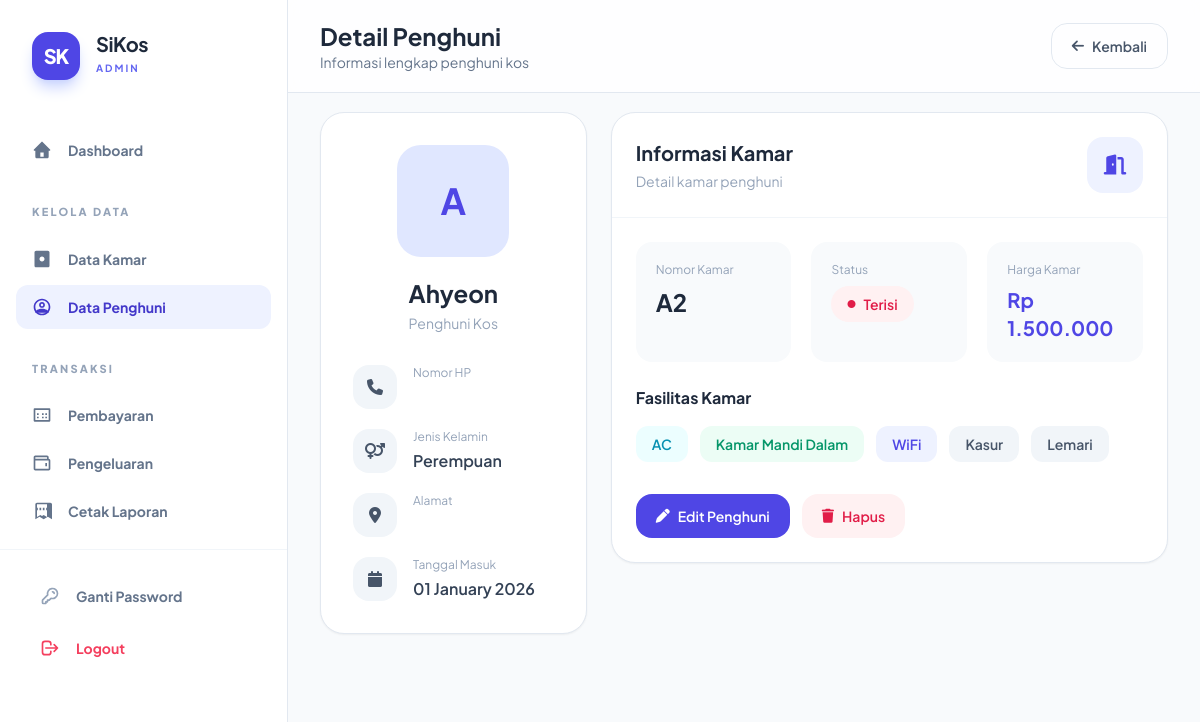
Page /modules/penghuni/detail.php?id=2 (signed in) on the committed database.
### tables this page shows
CREATE TABLE `penghuni` (
  `id_penghuni` int NOT NULL,
  `id_kamar` int DEFAULT NULL,
  `nama_penghuni` varchar(100) DEFAULT NULL,
  `jenis_kelamin` enum('Laki-laki','Perempuan') DEFAULT NULL,
  `no_hp` varchar(20) DEFAULT NULL,
  `alamat` text,
  `tgl_masuk` date DEFAULT NULL
);

CREATE TABLE `kamar` (
  `id_kamar` int NOT NULL,
  `nomor_kamar` varchar(10) DEFAULT NULL,
  `lantai` int DEFAULT NULL,
  `harga_kamar` decimal(15,2) DEFAULT NULL,
  `status_kamar` enum('Kosong','Terisi','Penuh') DEFAULT 'Kosong',
  `tipe_kamar_mandi` enum('Dalam','Luar') DEFAULT NULL
);

### modules/penghuni/detail.php (the view, shortened to what this page needs)
<?php
require_once '../../config/db.php';
$id = $_GET['id'];
$query = mysqli_query($conn,"
    SELECT
        penghuni.*,
        kamar.nomor_kamar,
        kamar.harga_kamar,
        kamar.status_kamar
    FROM penghuni
    LEFT JOIN kamar
        ON penghuni.id_kamar = kamar.id_kamar
    WHERE penghuni.id_penghuni = '$id'
");
$data = mysqli_fetch_assoc($query);
$fasilitas = [];
$nomor = $data['nomor_kamar'];
if(
    preg_match('/A([1-9]|10)$/', $nomor) ||
    preg_match('/B([1-9]|10)$/', $nomor)
){
    $fasilitas = [
        'AC',
        'Kamar Mandi Dalam',
        'WiFi',
        'Kasur',
        'Lemari'
    ];
}
include '../../includes/header.php';
?>
<?php include '../../includes/sidebar.php'; ?>
<div class="ml-72 min-h-screen bg-slate-50">
<div class="fixed top-0 left-72 right-0 bg-white/80 backdrop-blur border-b border-slate-200 px-8 py-5 z-40">
    <div class="flex justify-between items-center">
        <div>
            <h1 class="text-2xl font-bold text-slate-800">
                Detail Penghuni
            </h1>
            <p class="text-sm text-slate-500">
                Informasi lengkap penghuni kos
            </p>
        </div>
        <a href="index.php"
           class="px-5 py-3 rounded-2xl border border-slate-200 text-slate-600 hover:bg-slate-100 transition font-semibold text-sm flex items-center gap-2">
            <i class="fa-solid fa-arrow-left"></i>
            Kembali
        </a>
    </div>
</div>
<main class="pt-28 px-8 pb-10">
<div class="grid grid-cols-1 lg:grid-cols-3 gap-6">
    <div class="lg:col-span-1">
        <div class="bg-white rounded-3xl border border-slate-200 shadow-sm p-8">
            <div class="flex flex-col items-center text-center">
                <div class="w-28 h-28 rounded-3xl bg-indigo-100 text-indigo-600 flex items-center justify-center text-4xl font-bold">
                    <?= strtoupper(substr($data['nama_penghuni'],0,1)); ?>
                </div>
                <h2 class="text-2xl font-bold text-slate-800 mt-5">
                    <?= $data['nama_penghuni'] ?>
                </h2>
                <p class="text-slate-400 text-sm mt-1">
                    Penghuni Kos
                </p>
            </div>
            <div class="mt-8 space-y-5">
                <div class="flex items-start gap-4">
                    <div class="w-11 h-11 rounded-2xl bg-slate-100 text-slate-600 flex items-center justify-center">
                        <i class="fa-solid fa-phone"></i>
                    </div>
                    <div>
                        <p class="text-xs text-slate-400">
                            Nomor HP
                        </p>
                    </div>
                </div>
                <div class="flex items-start gap-4">
                    <div class="w-11 h-11 rounded-2xl bg-slate-100 text-slate-600 flex items-center justify-center">
                        <i class="fa-solid fa-venus-mars"></i>
                    </div>
                    <div>
                        <p class="text-xs text-slate-400">
                            Jenis Kelamin
                        </p>
                        <h3 class="font-semibold text-slate-700 mt-1">
                            <?= $data['jenis_kelamin'] ?>
                        </h3>
                    </div>
                </div>
                <div class="flex items-start gap-4">
                    <div class="w-11 h-11 rounded-2xl bg-slate-100 text-slate-600 flex items-center justify-center">
                        <i class="fa-solid fa-location-dot"></i>
                    </div>
                    <div>
                        <p class="text-xs text-slate-400">
                            Alamat
                        </p>
                    </div>
                </div>
                <div class="flex items-start gap-4">
                    <div class="w-11 h-11 rounded-2xl bg-slate-100 text-slate-600 flex items-center justify-center">
                        <i class="fa-solid fa-calendar"></i>
                    </div>
                    <div>
                        <p class="text-xs text-slate-400">
                            Tanggal Masuk
                        </p>
                        <h3 class="font-semibold text-slate-700 mt-1">
                            <?php
                            if(!empty($data['tgl_masuk'])){
                              echo date('d F Y', strtotime($data['tgl_masuk']));
                              }else{
                                echo '-';
                                }
                                ?>
                        </h3>
                    </div>
                </div>
            </div>
        </div>
    </div>
    <div class="lg:col-span-2">
        <div class="bg-white rounded-3xl border border-slate-200 shadow-sm overflow-hidden">
            <div class="p-6 border-b border-slate-100 flex items-center justify-between">
                <div>
                    <h2 class="text-xl font-bold text-slate-800">
                        Informasi Kamar
                    </h2>
                    <p class="text-sm text-slate-400 mt-1">
                        Detail kamar penghuni
                    </p>
                </div>
                <div class="w-14 h-14 rounded-2xl bg-indigo-50 text-indigo-600 flex items-center justify-center">
                    <i class="fa-solid fa-door-open text-xl"></i>
                </div>
            </div>
            <div class="p-6">
                <div class="grid grid-cols-1 md:grid-cols-3 gap-5 mb-6">
                    <div class="bg-slate-50 rounded-2xl p-5">
                        <p class="text-xs text-slate-400 mb-2">
                            Nomor Kamar
                        </p>
                        <h3 class="text-2xl font-bold text-slate-800">
                            <?= $data['nomor_kamar'] ?>
                        </h3>
                    </div>
                    <div class="bg-slate-50 rounded-2xl p-5">
                        <p class="text-xs text-slate-400 mb-2">
                            Status
                        </p>
                        <?php if($data['status_kamar']=='Terisi'){ ?>
                            <span class="px-4 py-2 rounded-full bg-rose-50 text-rose-600 text-sm font-semibold inline-flex items-center gap-2">
                                <i class="fa-solid fa-circle text-[8px]"></i>
                                Terisi
                            </span>
                        <?php } ?>
                    </div>
                    <div class="bg-slate-50 rounded-2xl p-5">
                        <p class="text-xs text-slate-400 mb-2">
                            Harga Kamar
                        </p>
                        <h3 class="text-xl font-bold text-indigo-600">
                            Rp <?= number_format($data['harga_kamar'],0,',','.') ?>
                        </h3>
                    </div>
                </div>
                <div>
                    <h3 class="font-bold text-slate-800 mb-4">
                        Fasilitas Kamar
                    </h3>
                    <div class="flex flex-wrap gap-3">
                        <?php foreach($fasilitas as $f) { ?>
                            <?php
                                $color = 'bg-slate-100 text-slate-600';
                                if($f == 'AC'){
                                    $color = 'bg-cyan-50 text-cyan-600';
                                }
                                if($f == 'WiFi'){
                                    $color = 'bg-indigo-50 text-indigo-600';
                                }
                                if($f == 'Kamar Mandi Dalam'){
                                    $color = 'bg-emerald-50 text-emerald-600';
                                }
                            ?>
                            <span class="px-4 py-2 rounded-xl text-sm font-semibold <?= $color ?>">
                                <?= $f ?>
                            </span>
                        <?php } ?>
                    </div>
                </div>
                <div class="mt-8 flex gap-3">
                    <a href="edit.php?id=<?= $data['id_penghuni'] ?>"
                       class="px-5 py-3 rounded-2xl bg-indigo-600 hover:bg-indigo-700 transition text-white font-semibold text-sm flex items-center gap-2">
                        <i class="fa-solid fa-pen"></i>
                        Edit Penghuni
                    </a>
                    <a href="hapus.php?id=<?= $data['id_penghuni'] ?>"
                       onclick="return confirm('Hapus penghuni ini?')"
                       class="px-5 py-3 rounded-2xl bg-rose-50 hover:bg-rose-100 transition text-rose-600 font-semibold text-sm flex items-center gap-2">
                        <i class="fa-solid fa-trash"></i>
                        Hapus
                    </a>
                </div>
            </div>
        </div>
    </div>
</div>
</main>
</div>
<?php include '../../includes/footer.php'; ?>

### includes/header.php (style rules this page uses)
body { font-family: 'Plus Jakarta Sans', sans-serif; }

### rows in the picture
penghuni: nama_penghuni "A", nama_penghuni "Ahyeon", jenis_kelamin "Perempuan", tgl_masuk "01 January 2026", id_kamar.nomor_kamar "A2", id_kamar.harga_kamar "1.500.000"

### other values in the picture
$f "AC"
$f "Kamar Mandi Dalam"
$f "WiFi"
$f "Kasur"
$f "Lemari"
